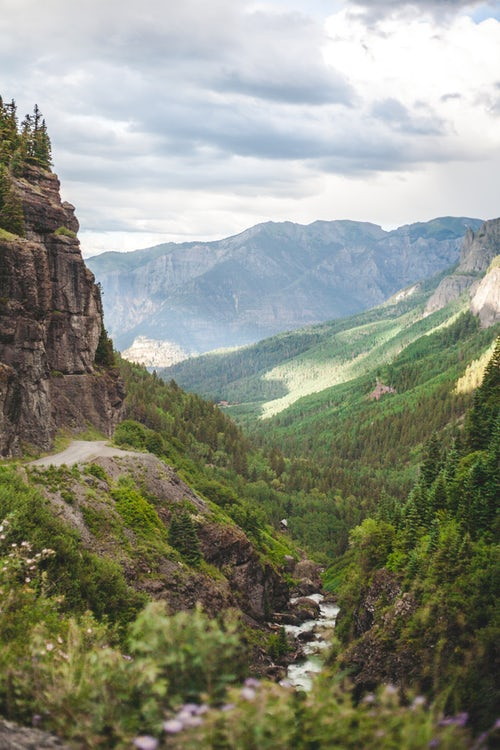
#> input picture data/imgs_de/mountain/photo-1455305049585-41b8d277d68a.jpg, 500 x 750 px
$ python ImageProcessingPipeline.py
#> lines starting #> are read from the running program, lines starting #| are printed output that depends on the picture
### code/ImageExtractor.py
"""
Assumes the image data is placed in the data directory.
This data directory is at the same level as the code directory.
|
|
|--- code
|--- data\imgs_de
"""

import os

class ImageExtractor:

  """
  Method to get images corresponding to the landscape
  Raises value error incase there are no images
  @:param folder_name from which all the images need to be extracted
  """
  def get_image_dict(self, folder_name):
    # Get the path of the code folder
    code_directory = os.path.dirname(os.path.abspath(__file__))
    os.chdir(code_directory)

    # Get parent directory of code folder
    parent_dir = os.path.dirname(code_directory)

    image_dir = os.path.join(parent_dir, 'data', folder_name)

    landscape_folders = [x[0] for x in os.walk(image_dir) if x[0] != image_dir]


    # Specifying image extensions
    image_types = ['.jpg', '.jpeg']

    image_dict = dict()
    # Iterate over landscape folders
    for landscape in landscape_folders:

      for landscape_image in os.walk(landscape):
        # Getting the list of all the image files
        images = [x for x in landscape_image[2] if os.path.splitext(x)[1] in image_types]
        if len(images) > 0:
          # Add to dict only if there is more than zero images corresponding to a landscape
          # print(images[0])
          images = [os.path.join(landscape_image[0], x) for x in images]
          image_dict[os.path.basename(landscape)] = images

    if len(image_dict) < 1:
      raise ValueError('No images found')

    return image_dict

  def get_converted_image_path(self):
    # First creates the folder for converted images if it doesn't exist.
    # Then returns the path of this newly created folder. This folder will hold the transformed images.
    code_directory = os.path.dirname(os.path.abspath(__file__))
    os.chdir(code_directory)

    # Get parent directory of code folder
    parent_dir = os.path.dirname(code_directory)

    image_dir = os.path.join(parent_dir, 'data', 'imgs_converted')

    try:
      os.makedirs(image_dir)
    except FileExistsError:
      # directory already exists
      pass

    return image_dir

### code/ImageProcessingPipeline.py
# To get a dict of images
from ImageExtractor import ImageExtractor

# For matrix operations
import numpy as np

# For ceil operation
import math

import os, sys

# Pillow is the friendly PIL fork by Alex Clark and Contributors. PIL is the Python Imaging Library by Fredrik Lundh and Contributors.
from PIL import Image, ImageFile

# Making PIL to be tolerant of files that are truncated
ImageFile.LOAD_TRUNCATED_IMAGES = True

class ImageProcessingPipeline:
  """
  Re-sizes the image numpy matrix into a list of images. The dimension of each image is width X height.
  First finds the smaller dimension, then makes the image slices along the longer dimension with that size, so we get square images
  with each side being equal to the smaller dimension. Let the smaller dimension be dim.
  In case, the longer dimension is not an exact multiple of the smaller dimension, we will be left with a remainder matrix.
  Now if the ratio of the remaining matrix is greater than the threshold, we take an extra slice from the end of the
  larger dimension of the original image array having dimensions dim x dim.
  @:param imag_array The numpy matrix of input image
  @:param width of the output
  @:param height of the output
  @:param threshold(has to be less than 1)- if the the dimensions of last cut greater than the threshold, then only we take the "extra slice"
  """
  @classmethod
  def get_prepared_images(cls, img_array, width = 224, height = 224, threshold = 0.2):
    if threshold >= 1:
      raise ValueError('Threshold should be less than 1')
    in_width = img_array.shape[0]
    in_height = img_array.shape[1]

    # List of the images having dimensions width, height
    final_images = []

    # Image has a longer breadth
    if in_height < in_width:
      ratio = in_width / in_height
      for i in range(1, math.ceil(ratio)):
        final_images.append(img_array[(i - 1) * in_height: i * in_height, 0:in_height])

      # Take the extra slice
      if (ratio - int(ratio)) > threshold or in_width % in_height == 0:
        final_images.append(img_array[in_width - in_height: in_width, 0:in_height])

    else:
    # Image has a longer height or both the height and width are equal
      ratio = in_height / in_width
      for i in range(1, math.ceil(ratio)):
        final_images.append(img_array[0:in_width, (i - 1) * in_width: i * in_width])
      # Take the extra slice
      if (ratio - int(ratio)) > threshold or in_height % in_width == 0:
        final_images.append(img_array[0:in_width, in_height - in_width: in_height])

    final_images = [Image.fromarray(np.uint8(x)).resize((width, height)) for x in final_images]

    return final_images

  """
    This function saves the transfromed images after converting them into the desired
    height, and width
    @:param width of the output
    @:param height of the output
    @:param threshold(has to be less than 1)- if the the dimensions of last cut greater than the threshold, then only we take the extra slice
  """
  def store_prepared_images(self, width = 224, height = 224, threshold = 0.2):
#> called with width = 224, height = 224, threshold = 0.2
    if threshold >= 1:
      raise ValueError('Threshold must lie between 0 and 1. Currently you have given it greater than or equal to 1')

    if threshold <= 0:
      raise ValueError('Threshold must lie between 0 and 1. Currently you have given it less than or equal to 0')

    # Dict of list of images
    img_dict = ImageExtractor().get_image_dict('imgs_de')

    # Dictionary of converted images into 3 channels(RGB)
    converted_images = dict()
    for landscape, landscape_list in img_dict.items():
      converted_images[landscape] = [Image.open(img).convert('RGB') for img in landscape_list]

    # Dictionary of finally reduced dimensions
    resized_images = dict()
    for landscape in list(converted_images.keys()):
      resized_images[landscape] = [ImageProcessingPipeline.get_prepared_images(np.asarray(x), width, height, threshold) for x in converted_images[landscape]]
#> this loop made 2 passes
#> landscape on passes 1 to 2: 'mountain', 'desert'
#> after the loop, resized_images = 2 items

    # Folder to store all the transformed images
    resized_images_folder = ImageExtractor().get_converted_image_path()

    for landscape_name in list(resized_images.keys()):
      image_dir = os.path.join(resized_images_folder, landscape_name)

      try:
        os.makedirs(image_dir)
      except FileExistsError:
        # directory already exists
        pass

      for i in range(0, len(resized_images[landscape_name])):

        for j in range(0, len(resized_images[landscape_name][i])):
          # Iterating over the converted images
          original_file = os.path.splitext(img_dict[landscape_name][i])
          file_name = os.path.basename(original_file[0]) + '_' + str(j) + original_file[1]
          file_full_path = os.path.join(image_dir, file_name)
          img = resized_images[landscape_name][i][j]
          img.save(file_full_path, 'jpeg')
#> this loop made 2 passes
#> landscape_name on passes 1 to 2: 'mountain', 'desert'
#> pass 1, in store_prepared_images, `img.save(file_full_path, 'jpeg')`:
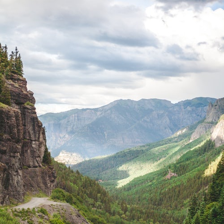
#> saved as photo-1455305049585-41b8d277d68a_0.jpg: PIL image 224x224 RGB; mean R, G, B 164.6, 170.6, 165.4
#> pass 1, in store_prepared_images, `img.save(file_full_path, 'jpeg')`:
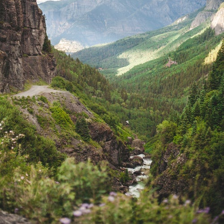
#> saved as photo-1455305049585-41b8d277d68a_1.jpg: PIL image 224x224 RGB; mean R, G, B 105.8, 108.6, 83.3
#> pass 2, in store_prepared_images, `img.save(file_full_path, 'jpeg')`:
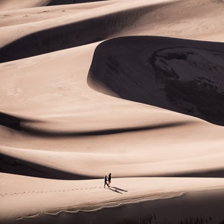
#> saved as photo-1465328610639-388f315eb31b_0.jpg: PIL image 224x224 RGB; mean R, G, B 147.6, 125.3, 115.7
#> pass 2, in store_prepared_images, `img.save(file_full_path, 'jpeg')`:
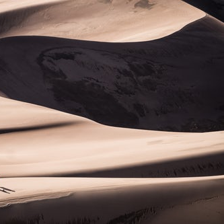
#> saved as photo-1465328610639-388f315eb31b_1.jpg: PIL image 224x224 RGB; mean R, G, B 112.6, 95.4, 90.1

    return resized_images_folder


if __name__ == "__main__":
  print('Beginning basic image processing pipeline')
  output_folder = ''
  if len(sys.argv) >= 4:
    output_folder = ImageProcessingPipeline().store_prepared_images(int(sys.argv[1]), int(sys.argv[2]), float(sys.argv[3]))
  elif len(sys.argv) == 3:
    output_folder = ImageProcessingPipeline().store_prepared_images(int(sys.argv[1]), int(sys.argv[2]))
  elif len(sys.argv) == 2:
    output_folder = ImageProcessingPipeline().store_prepared_images(int(sys.argv[1]))
  else:
    output_folder = ImageProcessingPipeline().store_prepared_images()

  print('Finished the basic image processing pipeline. It is saved at-')
  print(output_folder)
#| data/imgs_converted
